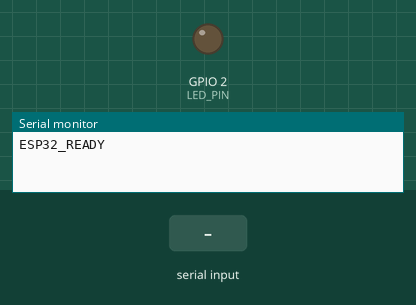
A sketch run on a simulated ESP32. Shown: output pins drawn as LEDs (lit = HIGH), the last lines printed to the serial monitor. The test bench sets the inputs (shaded band).

Above: at 1.2 s.
1.3 s: "ANSWER:\n" received over Serial
At 3.7 s:
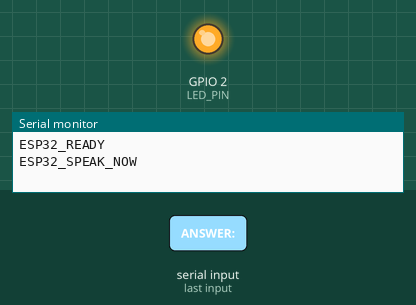
4.3 s: "LISTENING\n" received over Serial
At 5.2 s:
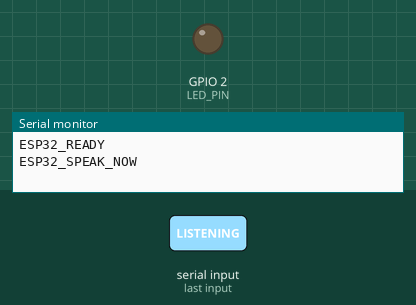
Timing chart, 0 to 7.3 s (numbered marks = the images above; inputs shaded):
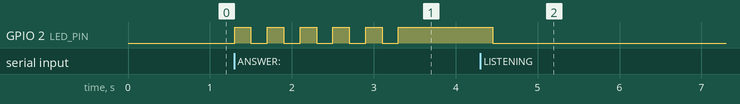

Measured:
- after the input at 1.3 s, GPIO 2 (LED_PIN): alternates HIGH for 0.20 s and LOW for 0.20 s, 11 changes in all, then stays HIGH, starting at once
- after the input at 4.3 s, GPIO 2 (LED_PIN): HIGH → LOW after 0.15 s

The sketch:

esp32_led.ino
```cpp
#define LED_PIN 2

String inputString = "";
bool stringComplete = false;

void setup() {
  Serial.begin(115200);
  pinMode(LED_PIN, OUTPUT);
  digitalWrite(LED_PIN, LOW);

  // Python ko signal dene ke liye ki ESP32 boot ho chuka hai
  Serial.println("ESP32_READY");
}

void loop() {
  // Laptop (Python) se serial data read karne ke liye loop
  while (Serial.available() > 0) {
    char inChar = (char)Serial.read();
    if (inChar == '\n') {
      stringComplete = true;
    } else {
      inputString += inChar;
    }
  }

  // Agar poora message ya command aa gaya hai
  if (stringComplete) {
    inputString.trim(); // Faltu spaces hatane ke liye

    if (inputString == "LISTENING") {
      // Laptop par recording chal rahi hai -> Fast Blink
      digitalWrite(LED_PIN, HIGH); delay(150);
      digitalWrite(LED_PIN, LOW);  delay(150);

      stringComplete = false;
      inputString = "";
    }
    else if (inputString == "THINKING") {
      // AI answer process kar raha hai -> Slow Pulse
      digitalWrite(LED_PIN, HIGH); delay(600);
      digitalWrite(LED_PIN, LOW);  delay(600);

      stringComplete = false;
      inputString = "";
    }
    else if (inputString.startsWith("ANSWER:")) {
      // ESP32 ko text answer mil gaya!
      // 5 baar jaldi-jaldi blink karega dikhane ke liye ki "Processing" ho rahi hai
      for(int i = 0; i < 5; i++) {
        digitalWrite(LED_PIN, HIGH); delay(200);
        digitalWrite(LED_PIN, LOW);  delay(200);
      }

      // Speaker par bolte waqt LED solid ON rahegi
      digitalWrite(LED_PIN, HIGH);

      // Laptop ko signal bhejo ki ESP32 ne data verify kar liya hai, ab voice play karo
      Serial.println("ESP32_SPEAK_NOW");

      stringComplete = false;
      inputString = "";
    }
    else if (inputString == "IDLE") {
      // Kuch nahi ho raha -> LED OFF
      digitalWrite(LED_PIN, LOW);

      stringComplete = false;
      inputString = "";
    }
  }
}
```
